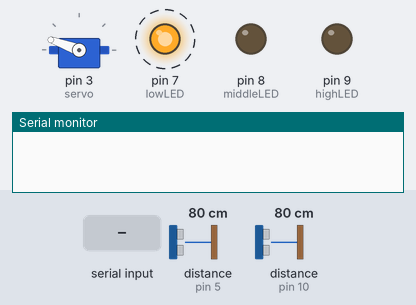
A sketch run on a simulated Arduino Uno, built with avr-gcc and run on an emulated ATmega328P. On the bench: servo, output pins drawn as LEDs (lit = HIGH), the last lines printed to the serial monitor. Wiring (inferred from the names in the program): 2 × ultrasonic range finder: trigger pin 6, echo pin 5 / trigger pin 11, echo pin 10. Dashed ring = blinking. The inputs (shaded band) are chosen by the test bench; at power-on: distance to the obstacle (sensors on pin 5, pin 10) 80 cm. The echo pulse lasts 58.3 µs per cm; pins used as bus, display or sensor lines are not drawn.

Above: at 1.9 s.
2.0 s: distance to the obstacle (sensor on pin 5) set to 53 cm
5.5 s: distance to the obstacle (sensor on pin 5) set to 45 cm
At 6.9 s:
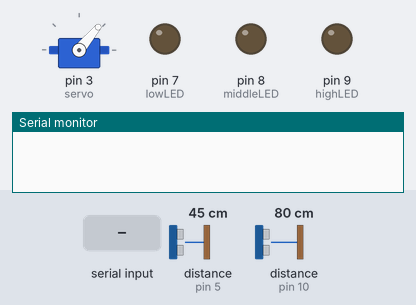
7.3 s: "i" received over the second serial link
8.9 s: "90,45\n" received over the second serial link
10.5 s: distance to the obstacle (sensor on pin 5) set to 60 cm
At 11.0 s:
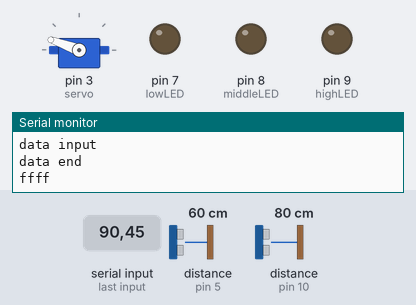
15.0 s: distance to the obstacle (sensor on pin 10) set to 17 cm
18.5 s: distance to the obstacle (sensor on pin 10) set to 13 cm
At 19.7 s:
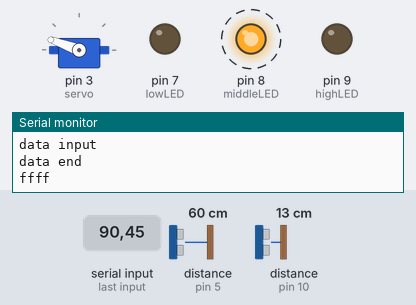
Timing chart, 0 to 24.0 s (numbered marks = the images above; inputs shaded):
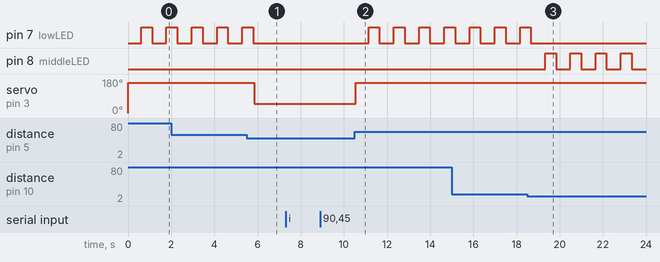

The sketch:

FinalProj.ino
```cpp
#include <SoftwareSerial.h>
#include<Servo.h>
Servo servo;

// 사용자 설정을 위한 변수 설정
int sensitivity = 50;
int ledmode = 1;

// 블루투스 모듈 연결 핀 설정
int const blueTx = 12;
int const blueRx = 13;

// 사용자의 접근을 감지하는 초음파 센서 핀 설정
int const trigPin = 6;
int const echoPin = 5;

// 쓰레기통 내의 잔량을 측정하는 초음파 센서 핀 설정
int const trigPin2 = 11;
int const echoPin2 = 10;

// 잔량을 표시해줄 LED pin 설정
int const lowLED = 7;
int const middleLED = 8;
int const highLED = 9;

SoftwareSerial mySerial(blueTx, blueRx);

void setup()
{
  pinMode(trigPin, OUTPUT); // trig핀을 출력모드로 설정
  pinMode(echoPin, INPUT);  // echo핀을 입력모드로 설정
  pinMode(trigPin2, OUTPUT); // trig핀을 출력모드로 설정
  pinMode(echoPin2, INPUT);  // echo핀을 입력모드로 설정
  pinMode(lowLED, OUTPUT);
  pinMode(middleLED, OUTPUT);
  pinMode(highLED, OUTPUT);

  servo.attach(3); // 모터 핀 지정
  servo.write(0);
  Serial.begin(9600);
  mySerial.begin(9600);
}

void loop()
{
  int duration, distance;
  digitalWrite(trigPin, HIGH); // trig 핀 High
  delayMicroseconds(10); // 1ms동안 유지
  digitalWrite(trigPin, LOW); // trig 핀 Low

  // Echo 핀으로 들어오는 시간 측정
  duration = pulseIn(echoPin, HIGH); // pulsein 함수가 호출되고 펄스가 입력될 때까지의 시간
  distance = (duration/2) / 29.1; // 거리를 cm 단위로 환산

  if (mySerial.available() == 1)
    {
      char c = mySerial.read();

      if (c == 'i') {
        sendSettings();
        while (!mySerial.available()) {
          if (mySerial.available())
            break;
        }

        if (mySerial.available())
        {
          Serial.println("data input");
          // 한 byte 읽기

          char c = mySerial.read();

          if (c == 'l') {
            Serial.print("ledmode: ");
            ledmode = mySerial.parseInt();
            Serial.print(ledmode);
          }
          c = mySerial.read();
          if (c == 'd') {
            Serial.print("distance: ");
            sensitivity = mySerial.parseInt();
            Serial.println(sensitivity);
          }
        }
        Serial.println("data end");
      }

      if (c == 'O') {
        servo.write(50); //opened
        while (!mySerial.available()) {
          if (mySerial.available())
            break;
        }
        c = mySerial.read();
        if (c == 'C')
          servo.write(160);
      }

      while (mySerial.available()) {
        Serial.print('f');
        mySerial.read();
      }
    }

    distance = constrain(distance, 0, 100);
    if (distance <= sensitivity && distance > 0) // 50cm 이하일 경우 servo 모터 동작
    {
      servo.write(50); //opened
    }
    else
    {
      servo.write(160); // closed
      delay(500);
      showStatus();
    }
  delay(60);
}

void showStatus()
{
  int duration, distance;
  int value = 0;
  digitalWrite(trigPin2, LOW); // trig 핀 Low
  delayMicroseconds(2); // 1ms동안 유지
  digitalWrite(trigPin2, HIGH); // trig 핀 High
  delayMicroseconds(10); // 1ms동안 유지
  digitalWrite(trigPin2, LOW); // trig 핀 Low

  // Echo 핀으로 들어오는 시간 측정
  duration = pulseIn(echoPin2, HIGH); // pulsein 함수가 호출되고 펄스가 입력될 때까지의 시간
  distance = (duration/2) / 29.1; // 거리를 cm 단위로 환산
  //distance = constrain(distance, 0, 100);
  //Serial.println(distance);
  distance = map(distance, 30, 0, 0, 100); // 쓰레기통의 잔량 (센서까지의 길이)을 측정해 0~100 안의 값으로 맵핑
  mySerial.print(constrain(distance, 0, 100));
  delay(100);

  if (distance <= 50 && ledmode == 1) // 잔량을 표시
  {
    digitalWrite(lowLED, HIGH);
    delay(500);
    digitalWrite(lowLED, LOW);
    //Serial.println("high");
  }
  else if (distance <= 80 && distance > 50 && ledmode == 1)
  {
    digitalWrite(middleLED, HIGH);
    delay(500);
    digitalWrite(middleLED, LOW);
    //Serial.println("middle");
  }
  else if (ledmode == 1)
  {
    digitalWrite(highLED, HIGH);
    delay(500);
    digitalWrite(highLED, LOW);
    //Serial.println("high");
  }
}

void sendSettings() {
  Serial.print('0');
  mySerial.print('0');
  Serial.print('|');
  mySerial.print('|');
  Serial.print(ledmode);
  mySerial.print(ledmode);
  Serial.print('|');
  mySerial.print('|');
  Serial.print(sensitivity);
  mySerial.print(sensitivity);
  Serial.println('|');
  mySerial.println('|');
}
```

Measured:
- the behaviour switches between 51 and 50 cm on distance to the obstacle (sensor on pin 5) (found by bisection; images 0 and 1)
- the behaviour switches between 16 and 15 cm on distance to the obstacle (sensor on pin 10) (found by bisection; images 2 and 3)
- after the input at 5.5 s, pin 7 (lowLED): goes on until 5.8 s, then stays LOW; servo on pin 3 (servo): 160° → 50° after 0.36 s
- after the input at 10.5 s, pin 7 (lowLED): alternates HIGH for 0.50 s and LOW for 0.67 s, starting after 0.65 s; servo on pin 3 (servo): 50° → 160° at once
- after the input at 18.5 s, pin 7 (lowLED): goes on until 18.7 s, then stays LOW; pin 8 (middleLED): alternates HIGH for 0.50 s and LOW for 0.67 s, starting after 0.83 s
- by itself, pin 7 (lowLED): alternates HIGH for 0.50 s and LOW for 0.67 s
